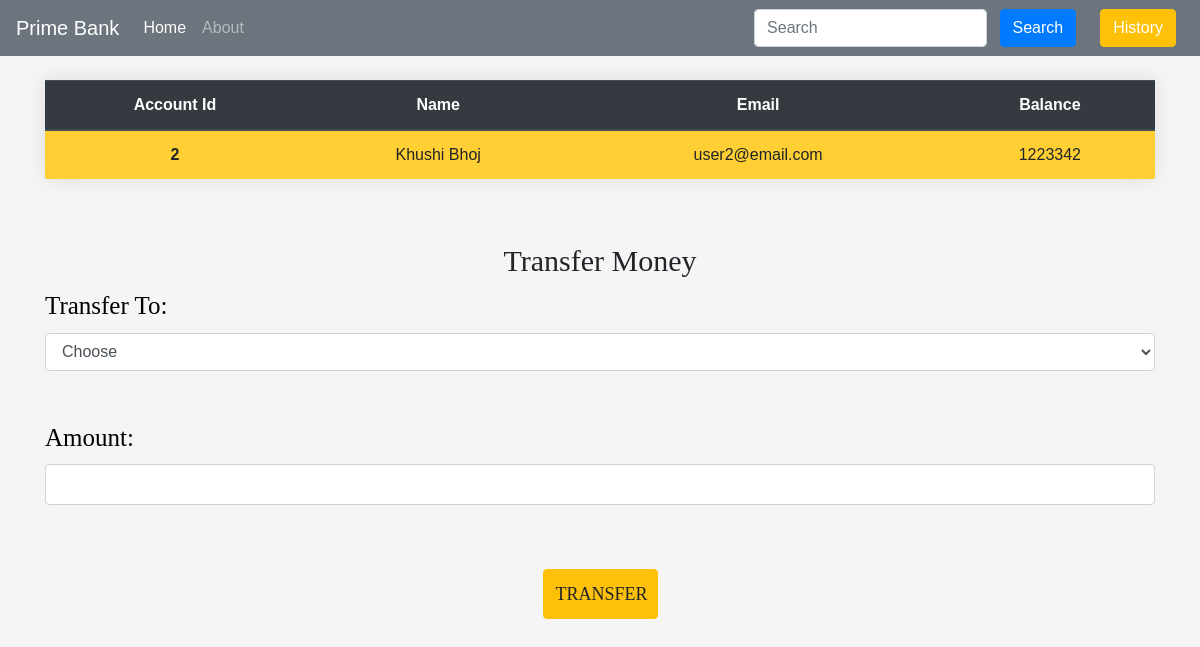
The page /user/2/ on the database its author committed.
### accounts/models.py (models this page shows, shortened)
class customer(models.Model):
    id = models.AutoField(primary_key=True)
    name = models.CharField(max_length=100)
    email = models.CharField(max_length=100)
    curr_balance = models.IntegerField(default=0)

### accounts/views.py (the view, shortened to what this page needs)
# urls.py: path("user/<int:userid>/", views.userView, name="userView"),
def userView(request,userid):
    user = customer.objects.filter(id=userid)
    alluser = customer.objects.exclude(id=userid)
    myuser = user[0]
    name = myuser.name.split()[0]
    return render(request,"accounts/user.html",{"user":myuser,"alluser":alluser,"name":name})

### templates/accounts/user.html (shortened to what this page needs)
{% extends 'base.html' %}
{% block homeactive %} active {% endblock homeactive %}
{% block body %}
<div class="container pt-4">
  <table class="table">
    <thead class="thead-dark">
      <tr>
        <th scope="col">Account Id</th>
        <th scope="col">Name</th>
        <th scope="col">Email</th>
        <th scope="col">Balance</th>
      </tr>
    </thead>
    <tbody>
      <tr>
        <th scope="row" class="myrows">{{user.id}}</th>
        <td>{{user.name}}</td>
        <td>{{user.email}}</td>
        <td>{{user.curr_balance}}</td>
      </tr>
    </tbody>
  </table>
</div>
<div class="container pt-5">
  <div class="row">
    <div class="col-sm-12 col-lg-12 col-md-12  d-block">
      <h5 style="font-size:30px;text-align:center; font-family: 'Playfair Display', serif ">Transfer Money
      </h5>
      <form action="" method="post">
        <div>
          <label style="font-size: 25px;color:black; font-family: 'Times New Roman', Times, serif;">Transfer To:</label>
          <select name="receiver" id="reciever" name="to" class="form-control" required>
            <option value="" disabled selected>Choose</option>
          </select>
        <br>
        <br>
            <label style="font-size: 25px;color:black; font-family: 'Times New Roman', Times, serif;">Amount:</label>
            <input style="font-size: 18px;color:black;" input type="number" min="0" class="form-control" name="amount" required>
            <br><br>
        </div>
        <div class="text-center" >
          <button style="font-size: 18px;width: 115px; height: 50px; font-family: 'Times New Roman', Times, serif;" class="btn btn-warning mt-3" name="submit" type="submit" id="myBtn">TRANSFER</button>
          </div>
      </form>
    </div>
  </div>
</div>
{% endblock body %}

### rows shown on the page
customer: id "2", name "Khushi Bhoj", email "user2@email.com", curr_balance "1223342"
